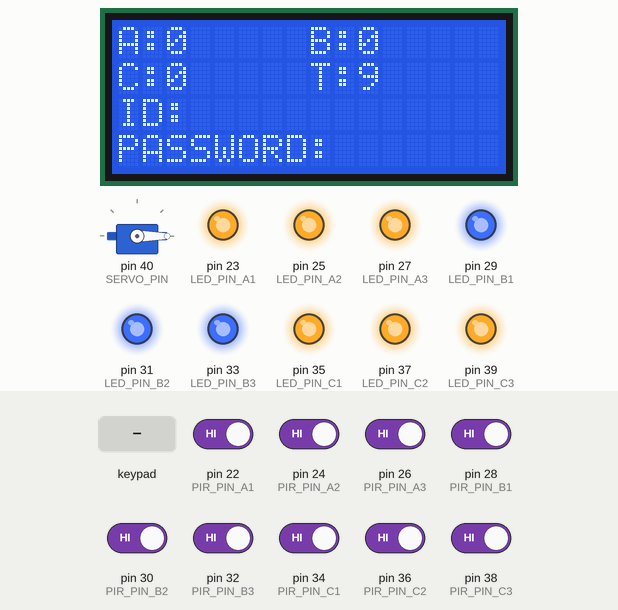
Simulated run of this sketch. Board: Arduino Mega 2560, built with avr-gcc and run on an emulated ATmega2560. On the bench: 16×4 character LCD, servo, output pins drawn as LEDs (lit = HIGH). Wiring (inferred from the names in the program): 4×3 keypad with keys 1 2 3 4 5 6 7 8 9 * 0 #: rows pin 4, pin 5, pin 6, pin 7; columns pin 2, pin 3, pin 14. The test bench sets the inputs (shaded band); at power-on: pin 22 (PIR_PIN_A1), pin 24 (PIR_PIN_A2), pin 26 (PIR_PIN_A3), pin 28 (PIR_PIN_B1), pin 30 (PIR_PIN_B2), pin 32 (PIR_PIN_B3), pin 34 (PIR_PIN_C1), pin 36 (PIR_PIN_C2), pin 38 (PIR_PIN_C3) HIGH. What the sketch prints to the serial monitor is not drawn.

Above: at 1.2 s.
1.3 s: keypad keys 0 0 0 0 # pressed 0.4 s apart
At 3.0 s:
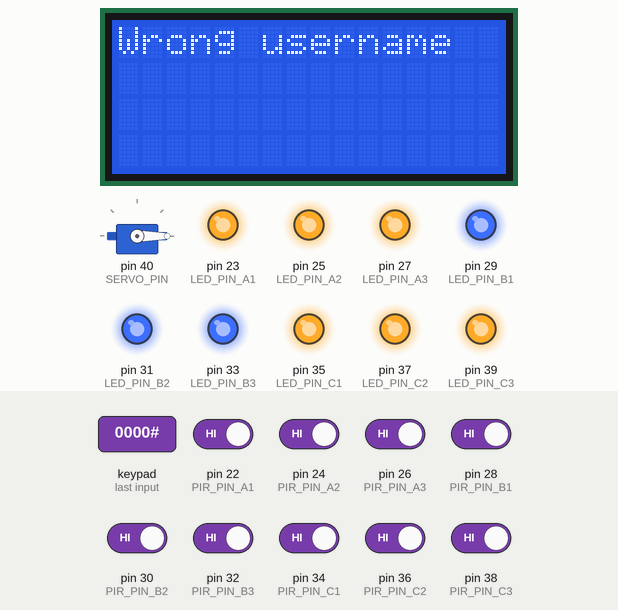
4.8 s: pin 22 (PIR_PIN_A1) driven LOW
At 5.7 s:
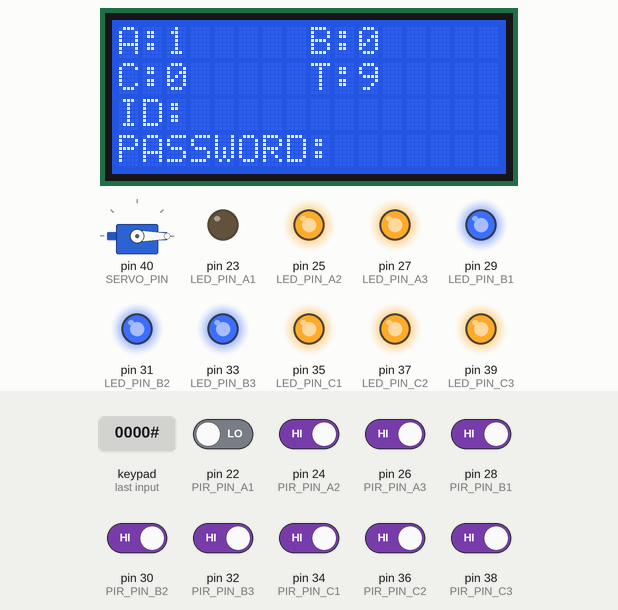
6.3 s: pin 24 (PIR_PIN_A2) driven LOW
At 6.8 s:
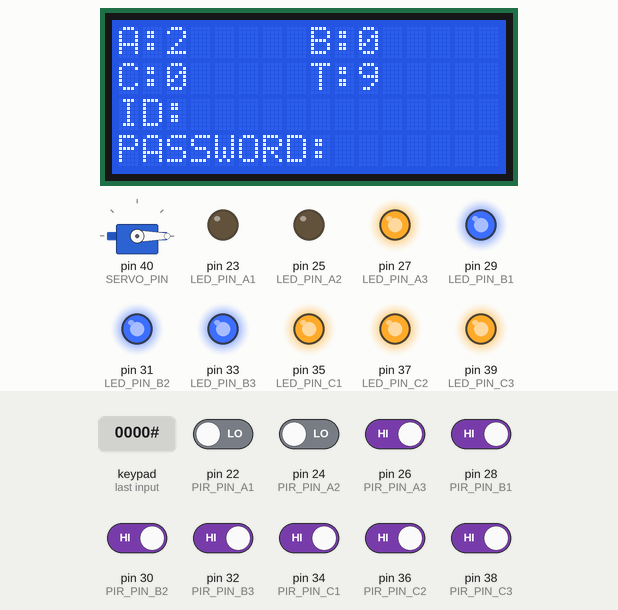
7.8 s: pin 26 (PIR_PIN_A3) driven LOW
At 9.0 s:
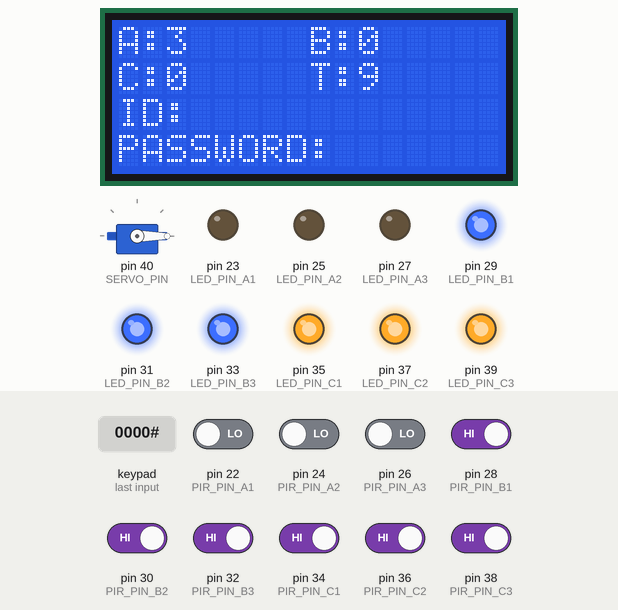
9.3 s: pin 28 (PIR_PIN_B1) driven LOW
At 10.3 s:
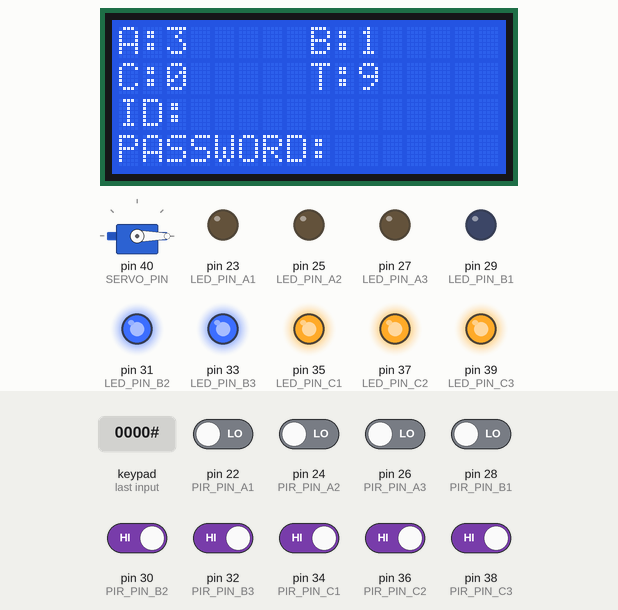
10.8 s: pin 30 (PIR_PIN_B2) driven LOW
At 11.4 s:
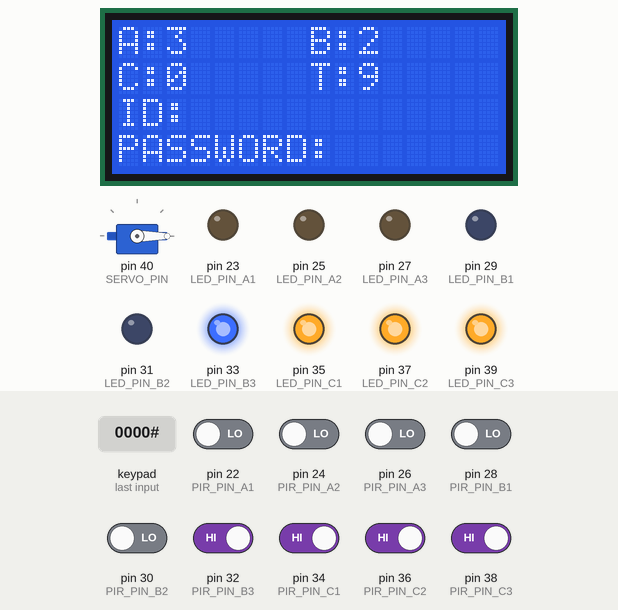
Timing chart, 0 to 13.3 s (numbered marks = the images above; inputs shaded):
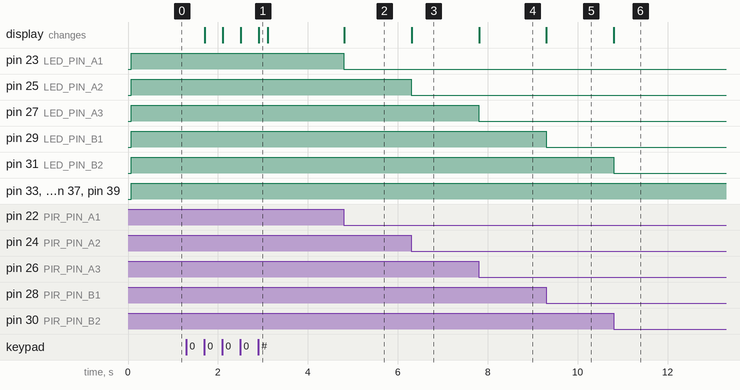

Measured:
- after the input at 1.3 s, the display: first changes after 0.40 s (image 1 shows a later state)
- after the input at 4.8 s, pin 23 (LED_PIN_A1): HIGH → LOW at once; the display: changes at once (image 2)
- after the input at 6.3 s, pin 25 (LED_PIN_A2): HIGH → LOW at once; the display: changes at once (image 3)
- after the input at 7.8 s, pin 27 (LED_PIN_A3): HIGH → LOW at once; the display: changes at once (image 4)
- after the input at 9.3 s, pin 29 (LED_PIN_B1): HIGH → LOW at once; the display: changes at once (image 5)
- after the input at 10.8 s, pin 31 (LED_PIN_B2): HIGH → LOW at once; the display: changes at once (image 6)

The sketch:

07.ino
```cpp
#include <LiquidCrystal.h>
#include <Keypad.h>
#include <Servo.h>

#define USER_SIZE 10
#define SERVO_PIN 40
#define COST_PER_MIN 100

const int ROW_NUM = 4; //four rows
const int COLUMN_NUM = 3; //three columns

const char keys[ROW_NUM][COLUMN_NUM] = {
  {'1', '2', '3'},
  {'4', '5', '6'},
  {'7', '8', '9'},
  {'*', '0', '#'}
};

byte pin_rows[ROW_NUM] = {7, 6, 5, 4}; //connect to the row pinouts of the keypad
byte pin_column[COLUMN_NUM] = {3, 2, 14}; //connect to the column pinouts of the keypad

Servo myServo;
Keypad keypad = Keypad( makeKeymap(keys), pin_rows, pin_column, ROW_NUM, COLUMN_NUM );

const String username_password[2][USER_SIZE] = {
  { "0000", "1111", "2222", "3333", "4444", "5555", "6666", "7777", "8888"},
  { "1111", "2222", "3333", "4444", "5555", "6666", "7777", "8888", "9999"}
};

String insideCars[3][USER_SIZE];
int parkingStatus[3][3];

const int rs = 13, en = 12, d4 = 11, d5 = 10, d6 = 9, d7 = 8;
LiquidCrystal lcd(rs, en, d4, d5, d6, d7);

String input = "";
String username = "";
String password = "";
int totalCapacity = 9, aCapacity = 3, bCapacity = 3, cCapacity = 3;

#define PIR_PIN 22
#define LED_PIN 23

const int PIR_PIN_A1 = 22;
const int PIR_PIN_A2 = 24;
const int PIR_PIN_A3 = 26;
const int PIR_PIN_B1 = 28;
const int PIR_PIN_B2 = 30;
const int PIR_PIN_B3 = 32;
const int PIR_PIN_C1 = 34;
const int PIR_PIN_C2 = 36;
const int PIR_PIN_C3 = 38;

const int LED_PIN_A1 = 23;
const int LED_PIN_A2 = 25;
const int LED_PIN_A3 = 27;
const int LED_PIN_B1 = 29;
const int LED_PIN_B2 = 31;
const int LED_PIN_B3 = 33;
const int LED_PIN_C1 = 35;
const int LED_PIN_C2 = 37;
const int LED_PIN_C3 = 39;

void setup() {
  pinMode(PIR_PIN_A1, INPUT);
  pinMode(PIR_PIN_A2, INPUT);
  pinMode(PIR_PIN_A3, INPUT);
  pinMode(PIR_PIN_B1, INPUT);
  pinMode(PIR_PIN_B2, INPUT);
  pinMode(PIR_PIN_B3, INPUT);
  pinMode(PIR_PIN_C1, INPUT);
  pinMode(PIR_PIN_C2, INPUT);
  pinMode(PIR_PIN_C3, INPUT);

  pinMode(LED_PIN_A1, OUTPUT);
  pinMode(LED_PIN_A2, OUTPUT);
  pinMode(LED_PIN_A3, OUTPUT);
  pinMode(LED_PIN_B1, OUTPUT);
  pinMode(LED_PIN_B2, OUTPUT);
  pinMode(LED_PIN_B3, OUTPUT);
  pinMode(LED_PIN_C1, OUTPUT);
  pinMode(LED_PIN_C2, OUTPUT);
  pinMode(LED_PIN_C3, OUTPUT);

  Serial.begin(9600);
  lcd.begin(16, 4);
  myServo.attach(SERVO_PIN);
  myServo.write(0);
  lcdDefaultMessage(true);
}

void loop() {
  checkSensors();
  char customKey = keypad.getKey();
  if (customKey) {
    if (customKey != '*' && customKey != '#') {
      input += customKey;
      if (input.length() < 5) {
        username += customKey;
        lcdMessage(username, 3, 2);
      } else if (input.length() < 9) {
        password += customKey;
        lcdMessage(password, 9, 3);
      } else {
        input = "";
      }
      Serial.println(input);
    } else if (customKey == '*') {
      if (checkIntrance()) {
        insideCars[0][9 - totalCapacity] = username;
        insideCars[1][9 - totalCapacity] = password;
        insideCars[2][9 - totalCapacity] = String(( millis() / 1000 ));
        //        insideCars[2][9 - totalCapacity] = String(( millis() / 1000 ) / 60);
        totalCapacity--;
        lcd.clear();
        lcd.print("Welcome");
        myServo.write(90);
        delay(400);
        myServo.write(0);
      }
      input = "";
      username = "";
      password = "";
    } else {
      checkExitance();
      input = "";
      username = "";
      password = "";
    }
  }
}

void checkSensors() {
  for (int i = 1; i < 10; i++) {
    if (digitalRead((i * 2) + 20) == HIGH) {
      digitalWrite((i * 2) + 21, HIGH);
      parkingStatus[(i - 1) / 3][(i - 1) % 3] = 1;
    } else {
      digitalWrite((i * 2) + 21, LOW);
      parkingStatus[(i - 1) / 3][(i - 1) % 3] = 0;
    }
  }
  lcdDefaultMessage(false);
}

bool checkIntrance() {
  for (int i = 0; i < USER_SIZE; i++) {
    if (username_password[0][i].equals(username)) {
      if (username_password[1][i].equals(password)) {
        if (totalCapacity <= 0) {
          lcdMessage("Full capacity");
          return false;
        }
        return true;
      } else {
        lcdMessage("Wrong password");
        return false;
      }
    }
  }
  lcdMessage("Wrong username");
  return false;
}

void checkExitance() {
  for (int i = 0; i < USER_SIZE; i++) {
    if (insideCars[0][i].equals(username)) {
      if (insideCars[1][i].equals(password)) {
        int cost = ((( millis() / 1000 )) - insideCars[2][i].toInt()) * COST_PER_MIN;
        //        int cost = ((( millis() / 1000 ) / 60) - insideCars[2][i].toInt()) * COST_PER_MIN;
        totalCapacity++;
        lcd.clear();
        lcd.print("cost:" + String(cost));
        myServo.write(90);
        delay(400);
        myServo.write(0);
        lcdDefaultMessage(true);
        insideCars[0][i] = "";
        insideCars[1][i] = "";
        insideCars[2][i] = "";
        return;
      } else {
        lcdMessage("Wrong password");
        return;
      }
    }
  }
  lcdMessage("Wrong username");
}

void lcdMessage(String message, int locX, int locY) {
  lcd.setCursor(locX, locY);
  lcd.print(message);
}

void lcdMessage(String message) {
  lcd.clear();
  lcd.print(message);
  delay(200);
  lcdDefaultMessage(true);
}

void lcdDefaultMessage(bool isTotalCapacity) {
  int a = 0, b = 0, c = 0;
  capacityStatus(&a, &b, &c);
  if (a != aCapacity || b != bCapacity || c != cCapacity || isTotalCapacity) {
    aCapacity = a, bCapacity = b, cCapacity = c;
    lcd.clear();
    lcd.setCursor(0, 0);
    lcd.print("A:" + String(a));
    lcd.setCursor(8, 0);
    lcd.print("B:" + String(b));
    lcd.setCursor(0, 1);
    lcd.print("C:" + String(c));
    lcd.setCursor(8, 1);
    lcd.print("T:" + String(totalCapacity));
    lcd.setCursor(0, 2);
    lcd.print("ID:");
    lcd.setCursor(0, 3);
    lcd.print("PASSWORD:");
  }
}

void capacityStatus(int *a, int *b, int * c) {
  for (int i = 0; i < 3; i++) {
    for (int j = 0; j < 3; j++) {
      if (parkingStatus[i][j] == 0) {
        switch (i) {
          case 0:
            *a += 1;
            break;
          case 1:
            *b += 1;
            break;
          case 2:
            *c += 1;
            break;
        }
      }
    }
  }
}
```
